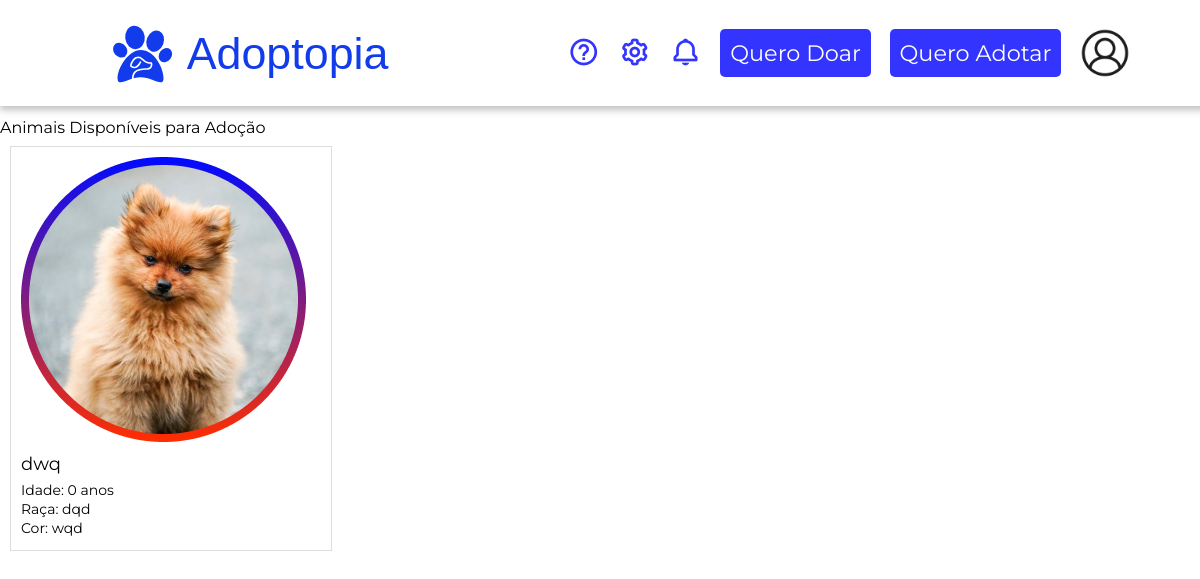
Page /quero-adotar.php (signed in) on the committed database.
### tables this page shows
CREATE TABLE `animais` (
  `id` int(11) NOT NULL,
  `idade` int(11) NOT NULL,
  `raca` varchar(50) NOT NULL,
  `nome` varchar(100) NOT NULL,
  `cor` varchar(20) NOT NULL,
  `porte` varchar(20) NOT NULL,
  `sexo` char(1) NOT NULL,
  `vacinado` char(1) NOT NULL,
  `castrado` char(1) NOT NULL,
  `patologia` varchar(200) NOT NULL,
  `situacao` text NOT NULL,
  `status` varchar(1) NOT NULL,
  `descricao` text NOT NULL,
  `created_at` timestamp NOT NULL DEFAULT current_timestamp(),
  `updated_at` timestamp NOT NULL DEFAULT current_timestamp() ON UPDATE current_timestamp(),
  `nomeArquivo` varchar(100) DEFAULT NULL,
  `path` varchar(100) NOT NULL
);

### quero-adotar.php (the view, shortened to what this page needs)
<!DOCTYPE html>
<html lang="pt-BR">
<?php include 'head.php' ?>
<head>
</head>
<body>
    <?php include 'header.php' ?>
    <main>
        <section class="destaque">
            <h2>Animais Disponíveis para Adoção</h2>
            <?php
            include("conexao.php");
            $sql = "SELECT * FROM animais WHERE status = 'D'";
            $stmt = $mysqli->prepare($sql);
            if ($stmt) {
                $stmt->execute();
                $result = $stmt->get_result();
                if ($result->num_rows > 0) {
                    while ($animal = $result->fetch_assoc()) {
                        echo '<div class="animal-card">';
                        echo '<img src="' . $animal['path'] . '" alt="' . $animal['nome'] . '">';
                        echo '<h3>' . $animal['nome'] . '</h3>';
                        echo '<p>Idade: ' . $animal['idade'] . ' anos</p>';
                        echo '<p>Raça: ' . $animal['raca'] . '</p>';
                        echo '<p>Cor: ' . $animal['cor'] . '</p>';
                        echo '</div>';
                    }
                } else {
                    echo '<p>Nenhum animal disponível para adoção no momento.</p>';
                }
            } else {
                echo '<p>Ocorreu um erro ao buscar os animais disponíveis.</p>';
            }
            ?>
        </section>
    </main>
</body>
</html>

### css/styles.css (style rules this page uses)
:root { --color-defaultB: #000; --color-defaultW: #fff; --color-principal: #0003ff; --color-principal2: #3335ff; --color-principal3: #4162EF; --font-default: 'Montserrat', sans-serif; }
body { display: flex; flex-direction: column; min-height: 100vh; width: 100%; font-family: var(--font-default); }
main { margin-top: 120px; }

### quero-adotar.php (style rules this page uses)
.animal-card { border: 1px solid #ddd; padding: 10px; margin: 10px; width: 300px; display: inline-block; vertical-align: top; }
.animal-card img { max-width: 100%; height: auto; }
.animal-card h3 { font-size: 18px; margin: 10px 0; }
.animal-card p { font-size: 14px; margin: 5px 0; }

### rows in the picture
animais: path (picture), nome "dwq", idade "0", raca "dqd", cor "wqd"
